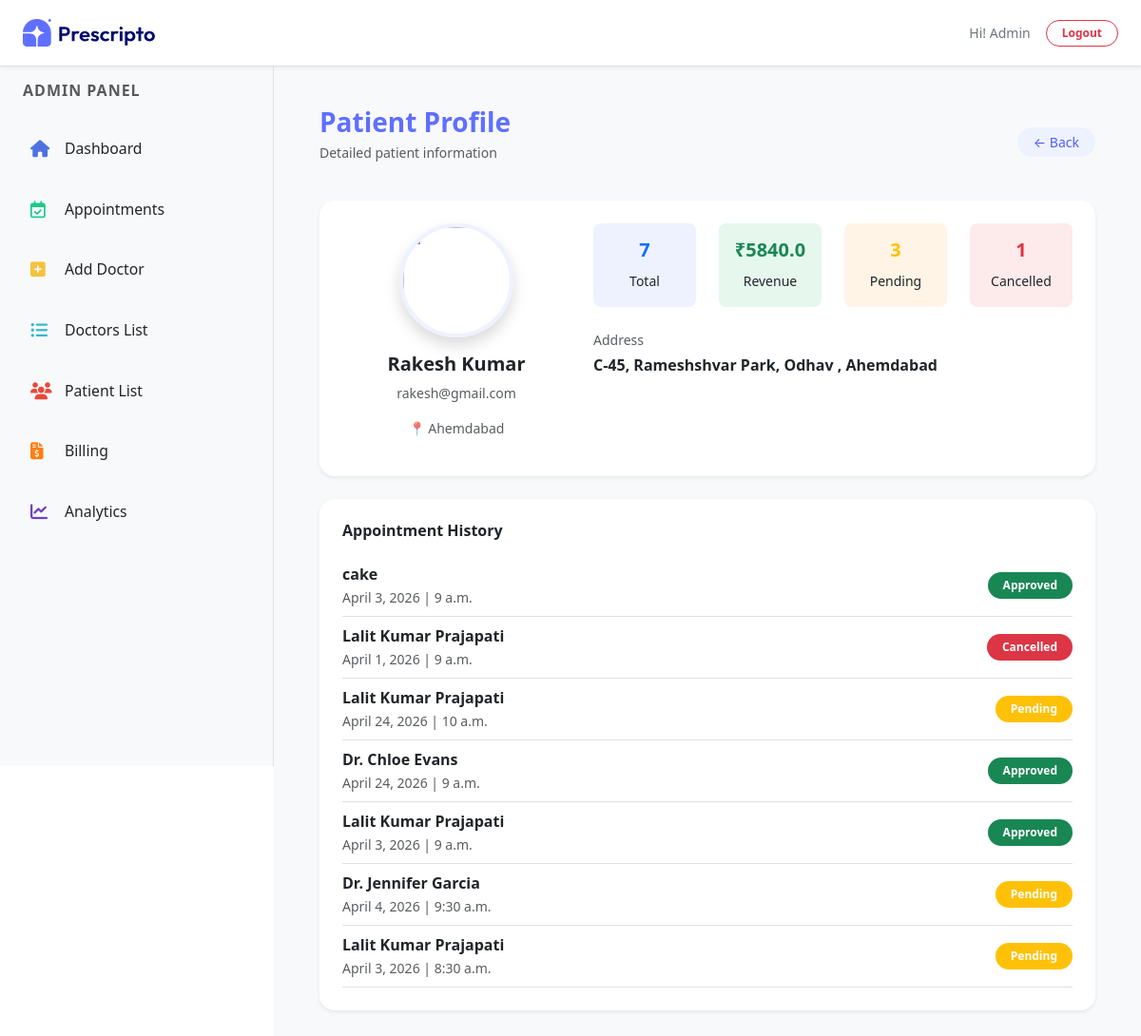
The app's page /patient/4/ (signed in), older data.
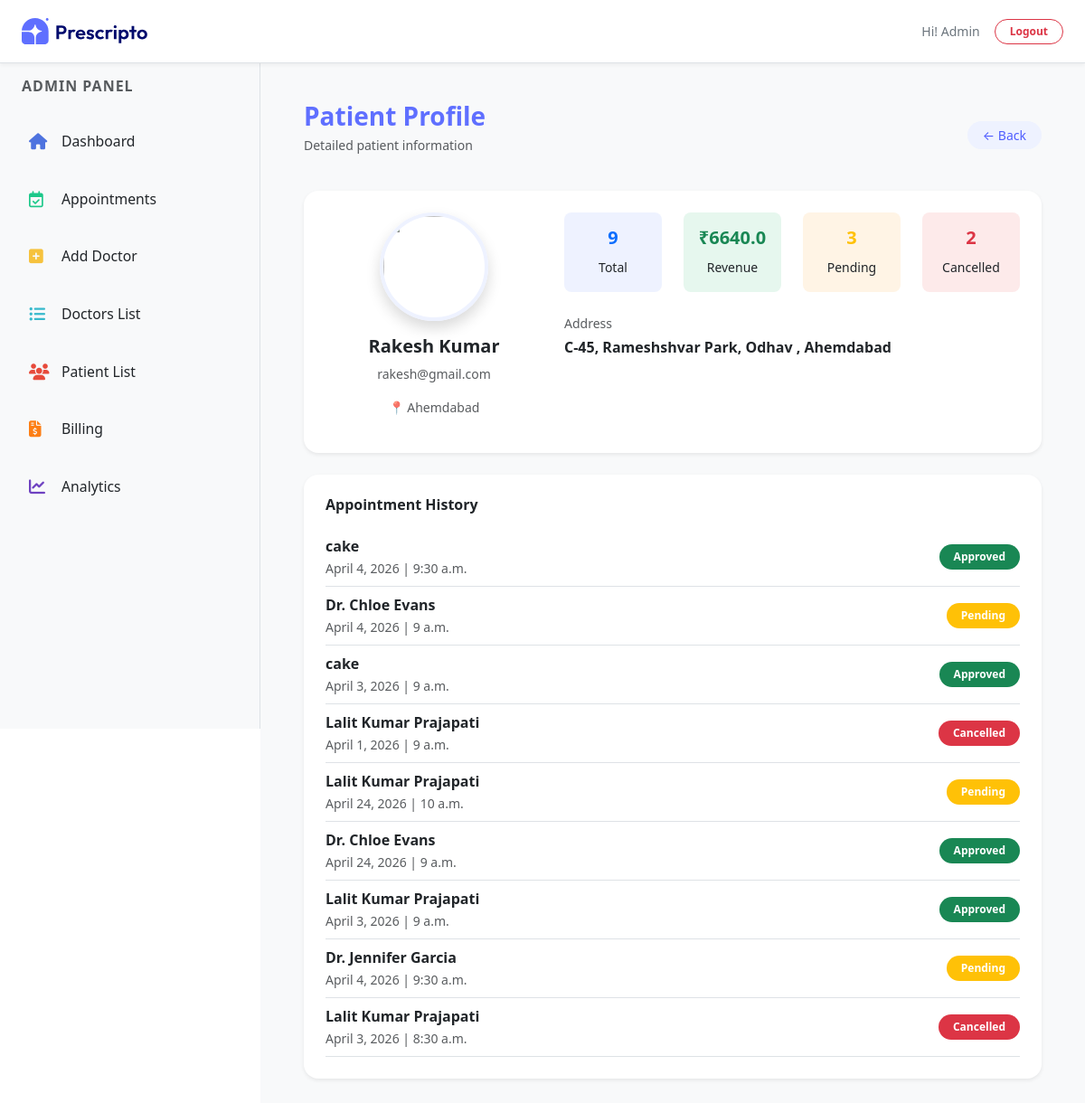
The same page, newer data.
### appointment/models.py (models this page shows, shortened)
class Appointment(models.Model):
    STATUS_CHOICES = (
        ('Pending', 'Pending'),
        ('Approved', 'Approved'),
        ('Cancelled', 'Cancelled'),
    )
    PAYMENT_METHOD = (
        ('Cash', 'Cash'),
        ('Online', 'Online'),
    )
    user = models.ForeignKey(
        Patients,
        on_delete=models.CASCADE,
        related_name='appointments'
    )
    doctor = models.ForeignKey(Doctor, on_delete=models.CASCADE)
    appointment_date = models.DateField()
    appointment_time = models.TimeField()
    status = models.CharField(max_length=10, choices=STATUS_CHOICES, default='Pending')
    payment_method = models.CharField(max_length=10, choices=PAYMENT_METHOD, default='Cash')
    is_billed = models.BooleanField(default=False)
    created_at = models.DateTimeField(auto_now_add=True)

class Doctor(models.Model):
    image = CloudinaryField('image', folder='doctor_image')
    name = models.CharField(max_length=100)
    email = models.EmailField()
    username = models.CharField(max_length=255, unique=True)
    password = models.CharField(max_length=100)
    experience = models.IntegerField()
    fees = models.FloatField()
    category = models.ForeignKey(Category, on_delete=models.CASCADE)
    degree = models.CharField(max_length=50)
    about = models.TextField()
    address = models.TextField()
    available = models.BooleanField(default=True)

### appointment/views.py (the view)
# urls.py: path('patient/<int:id>/', views.patient_detail, name='patient_detail'),
@login_required(login_url='/dash_login')
@staff_member_required
def patient_detail(request, id):
    patient = get_object_or_404(Patients, id=id)
    stats = Appointment.objects.filter(user=patient).aggregate(
        total_appointments=Count('id'),
        total_bill=Sum('doctor__fees', filter=Q(status='Approved')),
        pending=Count('id', filter=Q(status='Pending')),
        cancelled=Count('id', filter=Q(status='Cancelled')),
    )
    appointments = Appointment.objects.filter(user=patient).order_by('-created_at')
    context = {
        'patient': patient,
        'appointments': appointments,
        'stats': stats,
        'action': 'patient_detail',
        "role": "admin"
    }
    return render(request, 'dashboard/patient_detail.html', context)

### templates/dashboard/patient_detail.html (shortened to what the changed rows need)
{% extends "dashboard/layout.html" %}
{% load static %}
{% block contant %}
<section class="p-5 bg-light" style="width: 100%; margin-top: 64px; margin-left: 18rem; padding: 20px;">
    <div class="bg-white rounded-4 shadow-sm p-4 mb-4" data-aos="fade-up">
        <div class="row">
            <div class="col-md-8">
                <div class="row text-center">
                    <div class="col-3">
                        <div class="p-3 rounded-3"
                            style="background:#eef2ff;">
                            <h5 class="fw-bold text-primary">
                                {{ stats.total_appointments|default:"0" }}
                            </h5>
                            <small>Total</small>
                        </div>
                    </div>
                    <div class="col-3">
                        <div class="p-3 rounded-3"
                            style="background:#e6f7ee;">
                            <h5 class="fw-bold text-success">
                                ₹{{ stats.total_bill|default:"0" }}
                            </h5>
                            <small>Revenue</small>
                        </div>
                    </div>
                    <div class="col-3">
                        <div class="p-3 rounded-3"
                            style="background:#fdeaea;">
                            <h5 class="fw-bold text-danger">
                                {{ stats.cancelled|default:"0" }}
                            </h5>
                            <small>Cancelled</small>
                        </div>
                    </div>
                </div>
            </div>
        </div>
    </div>
    <div class="bg-white rounded-4 shadow-sm p-4" data-aos="fade-up">
        {% for app in appointments %}
        <div class="d-flex justify-content-between align-items-center border-bottom py-2">
            <div>
                <p class="mb-0 fw-semibold">{{ app.doctor.name }}</p>
                <small class="text-muted">
                    {{ app.appointment_date }} | {{ app.appointment_time }}
                </small>
            </div>
            <span class="badge px-3 py-2 rounded-pill
                {% if app.status == 'Approved' %}
                    bg-success
                {% elif app.status == 'Pending' %}
                    bg-warning
                {% else %}
                    bg-danger
                {% endif %}">
                {{ app.status }}
            </span>
        </div>
        {% empty %}
        <p class="text-muted small">No appointments found</p>
        {% endfor %}
    </div>
</section>
{% endblock %}

Row changes from the older to the newer data that the page shows:
added Appointment: doctor.name "cake", appointment_date "April 4, 2026", appointment_time "9:30 a.m.", status "Approved"
added Appointment: doctor.name "Dr. Chloe Evans", appointment_date "April 4, 2026", appointment_time "9 a.m.", status "Pending"
changed Appointment (number 9 of 9 on the later page): status "Pending" → "Cancelled"
Text that changed along with them:
{{ stats.total_appointments|default:"0" }}: "7" → "9"
{{ stats.total_bill|default:"0" }}: "5840.0" → "6640.0"
{{ stats.cancelled|default:"0" }}: "1" → "2"
